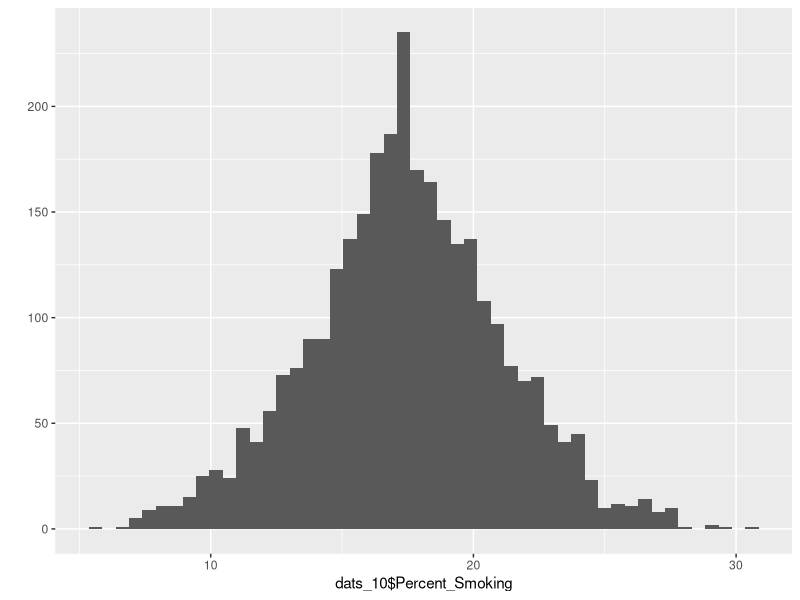
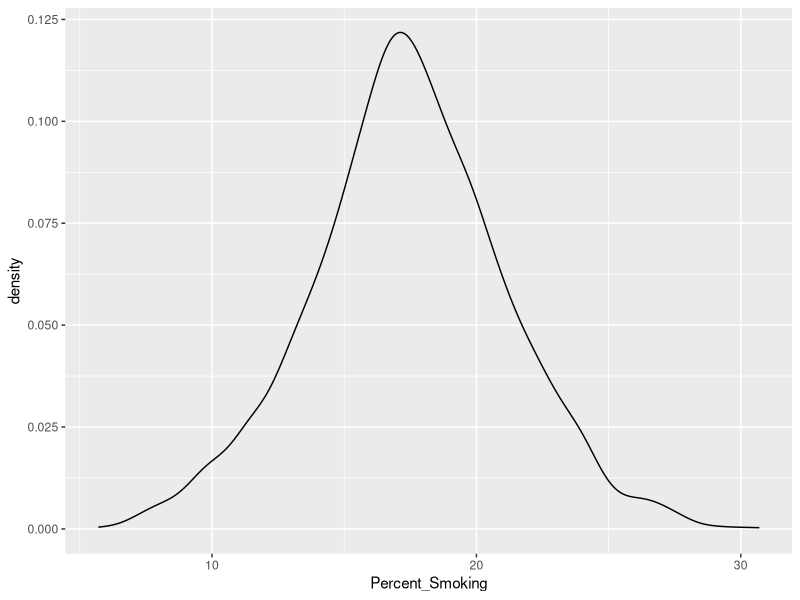
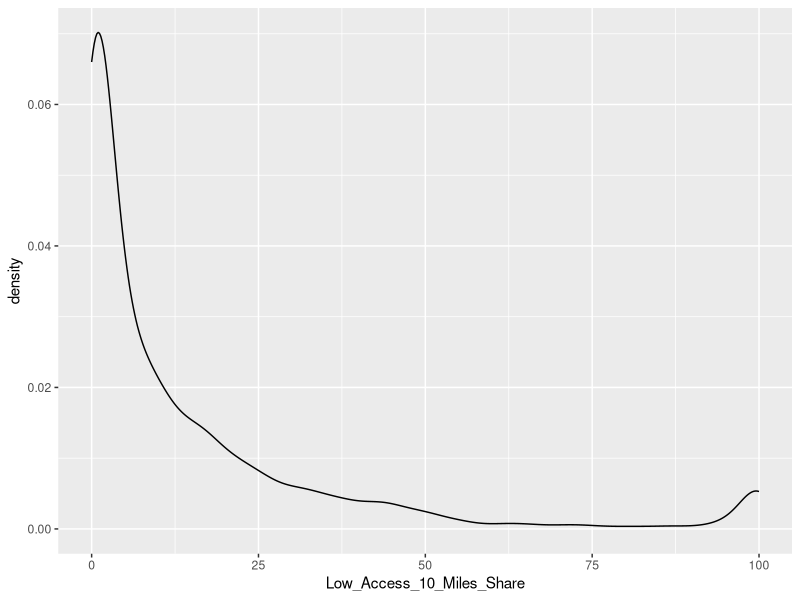
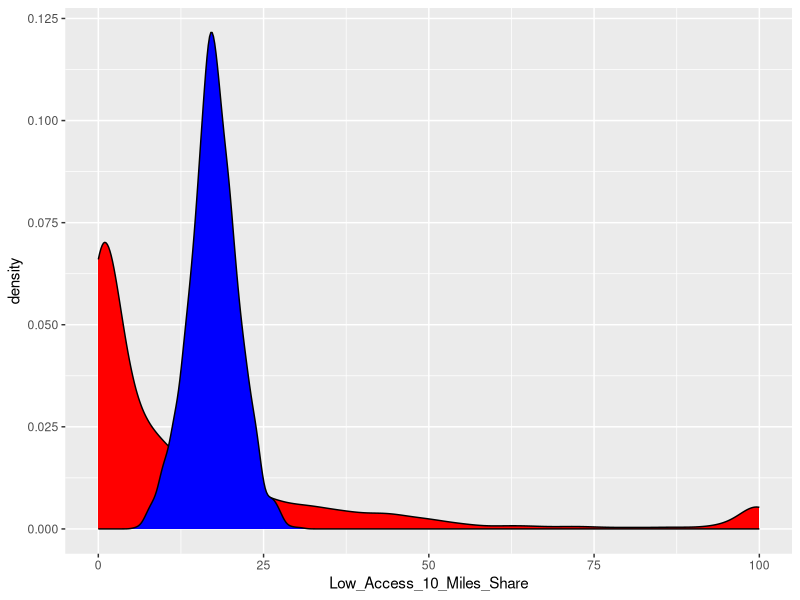
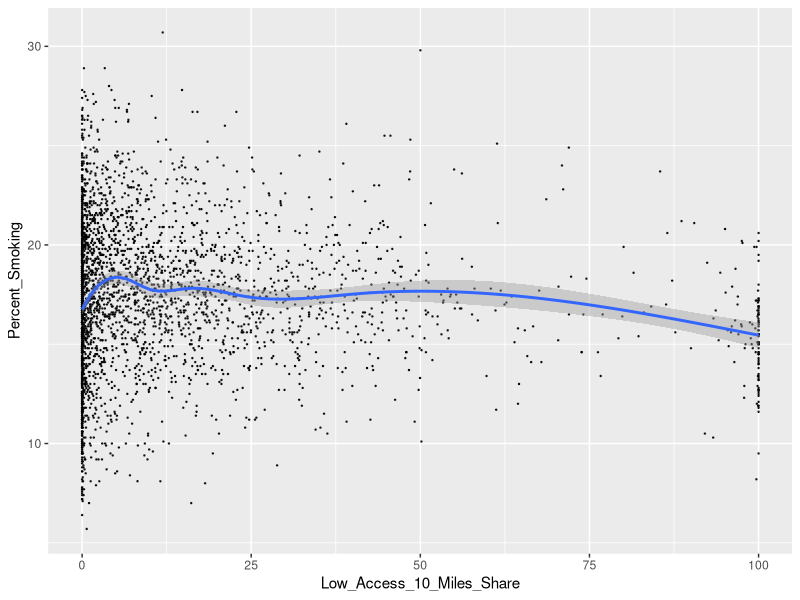
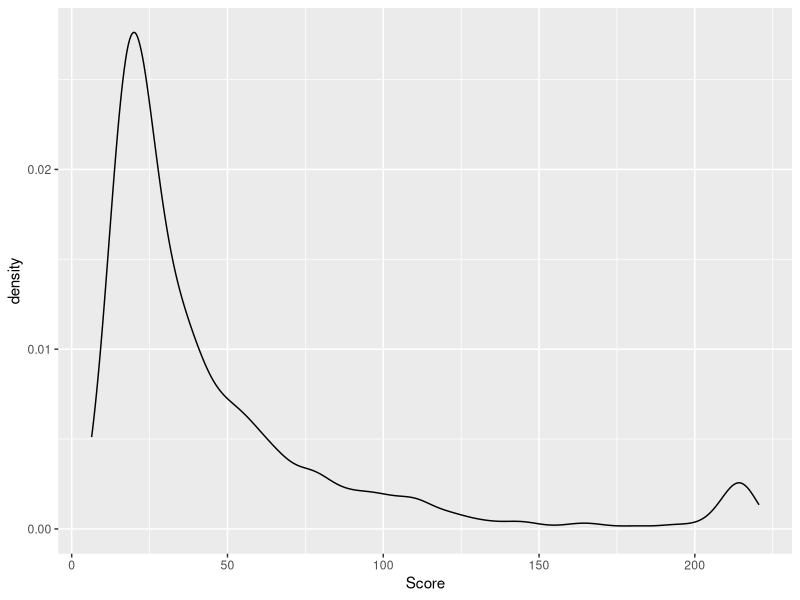

The R source for these figures, in order:
## ---- chunk 1
knitr::opts_chunk$set(echo = FALSE, results='asis')
## ---- chunk 2
library(tidyverse)
library(xtable)
setwd("~/Documents/courses/newCollege/current/eda/projects/project2/")
printNamedDf <- function(df, title="") {
  tmp <- xtable(df, caption=title)
  return(print.xtable(tmp, comment=FALSE))
}
printDf <- function(df, title="") {
  tmp <- xtable(df, caption=title)
  return(print.xtable(tmp, comment=FALSE, include.rownames = FALSE))
}
complete_cases <- function(df) {
  tmp <- as.data.frame(names(df))
  tmp <- cbind(tmp, as.data.frame(sapply(df, function(col) {
    sum(complete.cases(col))
  })))
  tmp <- cbind(tmp, as.data.frame(sapply(df, function(col){
    100 * sum(complete.cases(col)) / length(col)
  })))
  names(tmp) <- c("FieldName", "CompleteCases", "PercentComplete")
  return(tmp)
}
## ---- chunk 3
smoking <- read.csv("smoking.csv", stringsAsFactors = FALSE)
## ---- chunk 4
aggriData <- read.csv("aggriculture_aggregated.csv", stringsAsFactors = FALSE)
names(aggriData) <- gsub("\\.", ",", gsub("_", "\\ ", names(aggriData)))
## ---- chunk 5
dats <- inner_join(smoking, aggriData, by=c("County", "State"))
dats_10 <- dats[,c(1, 2, 3, 9)]
names(dats_10) <- c("State", "County", "Percent_Smoking", "Low_Access_10_Miles_Share")
dats_combine <- dats_10 %>% mutate(Score = Percent_Smoking + 2*Low_Access_10_Miles_Share) %>% select(State, County, Score) %>% arrange(Score)
## ---- chunk 6
printDf(complete_cases(aggriData), title="Complete Cases of County Senior Food Availability")
printDf(complete_cases(smoking), title="Complete Cases of County Smoking Data")
## ---- chunk 7
qplot(dats_10$Percent_Smoking, bins=50)
## ---- chunk 8
ggplot(data=dats_10, aes(Percent_Smoking)) + geom_density()
## ---- chunk 9
ggplot(data=dats_10, aes(Low_Access_10_Miles_Share)) + geom_density()
## ---- chunk 10
ggplot(data=dats_10, aes(Low_Access_10_Miles_Share)) + geom_density(fill="red") + geom_density(aes(Percent_Smoking), fill="blue")
## ---- chunk 11
ggplot(data=dats_10, aes(x=Low_Access_10_Miles_Share, y=Percent_Smoking)) + geom_point(alpha=0.8, size=0.2) + geom_smooth()
## ---- chunk 12
ggplot(data=dats_combine, aes(x=Score)) + geom_density()
## ---- chunk 13
printDf(head(dats_combine), title="Best Counties (according to this score)")
printDf(tail(dats_combine), title="Worst Counties (according to this score)")
